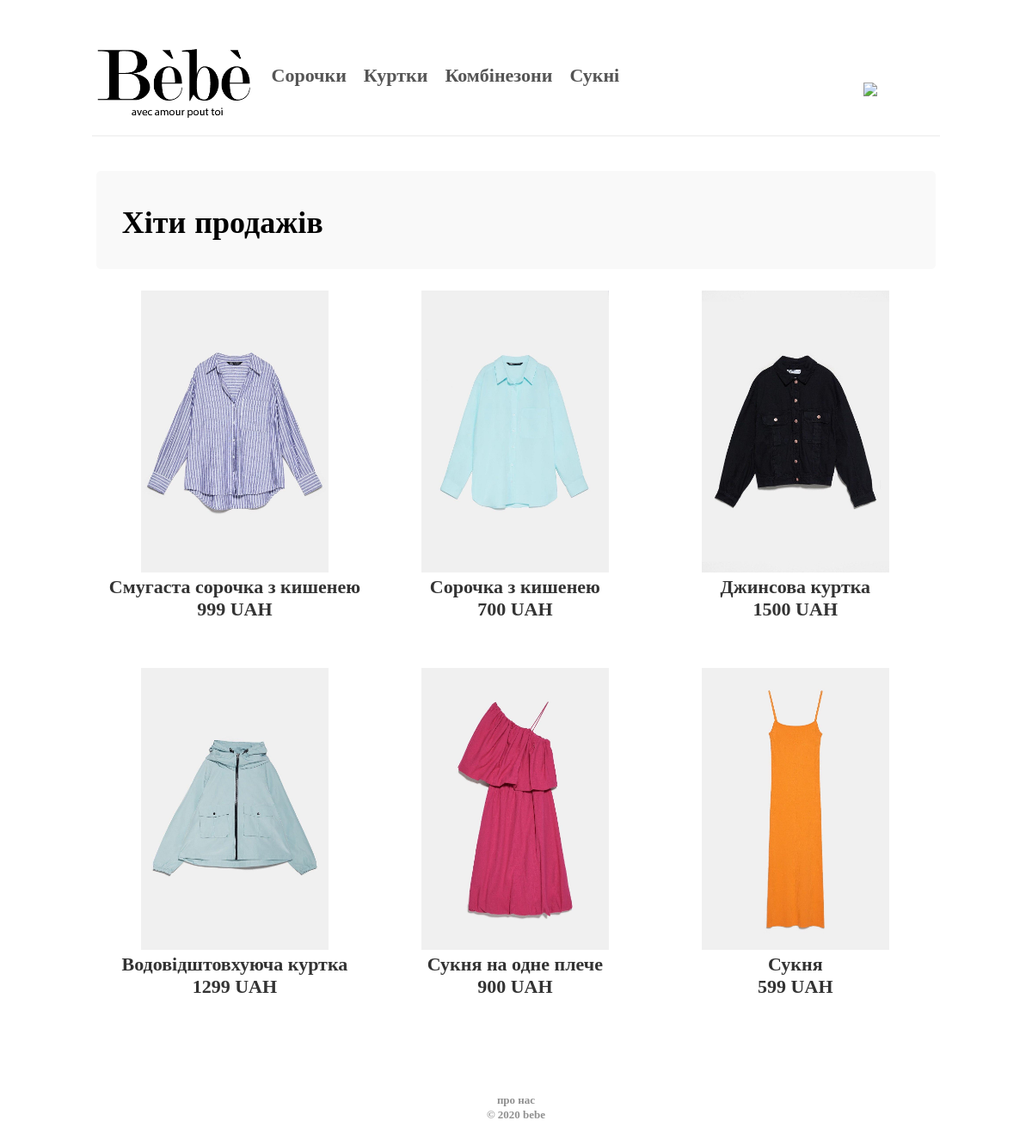
The page / on the database its author committed.
### tables this page shows
CREATE TABLE `products_categories` (
  `id` int(10) UNSIGNED NOT NULL,
  `name` varchar(1024) DEFAULT NULL,
  `url` varchar(1024) DEFAULT NULL,
  `description` varchar(1024) DEFAULT NULL
);

CREATE TABLE `products` (
  `id` int(10) UNSIGNED NOT NULL,
  `rating` int(11) DEFAULT '0',
  `hit_sales` int(11) DEFAULT '0',
  `availability` int(11) DEFAULT NULL,
  `name` varchar(1024) NOT NULL,
  `price` int(11) NOT NULL,
  `img` varchar(1024) NOT NULL,
  `description` text,
  `category` int(11) NOT NULL DEFAULT '0'
);

### index.php (the view)
<?php require "elements/db.php";?>
<!DOCTYPE html>
<html>
<head>
    <?php require_once "elements/header.php";?>
</head>
<body>
  <?php require "elements/menu.php"; ?>
<div id="rs_allpage">
        <div id="rs_body">
      <div style="display: flex; width: 100%; margin-top: 25px; text-align: left; -webkit-font-smoothing: antialiased;">
        <div style="background: #f9f9f9; border-radius: 5px; padding: 0px 30px 0px 30px; width: calc(100% - 60px);">
            <div style="font-family: 'Helvetica Neue', bold;  font-weight: bold; font-size: 36px; line-height: 42px; transform: uppercase; display: inline-block; width: 100%; z-index: 99999;">
              <p>Хіти продажів</p>
            </div>
        </div>
      </div>
  <?php
  $select = mysqli_query($connect,"SELECT * FROM products WHERE hit_sales='1' AND availability='1' ORDER BY rating DESC");
    for($i = 0;$i < mysqli_num_rows($select);$i++){
      $row = mysqli_fetch_array($select);
      echo '<a href="/product.php?id='.$row['id'].'" >
      <div class="shop-product-list-1">
        <div class="shop-product-list-in" style="text-align: center; margin-bottom: 30px;">
          <img src="/files/'.$row['img'].'" style="padding: 25px 45px 0px 45px;width: 70%;">
          <div style="text-align: center;">
            <div style="font-weight: bold; font-size: 22px; line-height: 26px; vertical-align: middle;">
              '.$row['name'].' <br> '.$row['price'].' UAH
            </div>
          </div>
        </div>
      </div></a>';
  }
  ?>
</div>
    <?php require "elements/footer.php"; ?>
</div>
</body>
</html>

### elements/header.php (shortened to what this page needs)
<link rel="stylesheet" href="/css/style.css">
<link rel="stylesheet" href="https://use.fontawesome.com/releases/v5.5.0/css/all.css">

### elements/menu.php
<div style="width: 100%; ">
      <div id="rs_allpage" style="margin-top: 0px!important; padding-top: 15px;">
      <div style="margin: 10px 10px 0px 10px; padding: 0px 5px 15px 5px; vertical-align: top; border-bottom: 2px solid #f3f3f3;" class="mobile_menu">
        <div style="width: 90%; display: inline-block; height: 40px; margin-top: 9px; text-align: left;">
              <a href="/">
                <img width="180px" src="/files/logo.png">
              </a>
<?php
  $select = mysqli_query($connect,"SELECT * FROM products_categories ORDER BY id");
  for($i = 0;$i < mysqli_num_rows($select);$i++){
    $row_menu = mysqli_fetch_array($select);
  echo '<a style="vertical-align: bottom;" href="/'.$row_menu["url"].'"><div style="font-weight: bold; font-size: 22px; line-height: 20px;margin-bottom: 5%; margin-top: 4px; margin-left: 20px; color: #555; display: inline-block; vertical-align: top;" class="menu_infotext">'.$row_menu["name"].'</div></a>';
  }
  ?>
        </div>
         <div style="width: 9%; display: inline-block; height: 40px; margin-top: 9px; text-align: left;">
          <a href="/cart.php" style="vertical-align: bottom;">
            <img src="//spheresclothing.com/core/elements/basket-icon.svg" style="width: 32px;margin-bottom: 30%; margin-left: 10px; padding-right: 15px;">
          </a>
        </div>
      </div>
  </div></div>

### elements/footer.php
<div style="padding: 80px 10px 60px 10px; border-top: 2px solid #28282812; border-top: 0px solid #28282812;">
  <div style=" vertical-align: top; text-align: center; font-weight: bold;">
    <div>
      <a href="/about.php" style="color: #909090;font-size: 13px; padding: 0px 10px; display: ;">про нас</a>
    </div>
    <div>
      <a style="color: #909090;font-size: 13px; padding: 0px 10px;">© 2020 bebe</a>
    </div>
  </div>
</div>

### css/style.css (style rules this page uses)
a { text-decoration: none; color: #333; }
.mobile_menu { display: block; }
#rs_allpage { display: table; margin: 0 auto; margin-top: 15px; }
@media only screen and (min-width: 0px) { #rs_allpage { width: 100%; font-size: 15px; } }
@media only screen and (min-width: 0px) { #rs_body { padding: 0 15px 0px 15px; vertical-align: top; } }
@media only screen and (min-width: 0px) { .shop-product-list-in { margin: 0px 5px; } }
@media only screen and (min-width: 0px) { img { max-width: 100%; } }
#rs_allpage { width: 85%; }
.shop-product-list-1 { display: inline-block; vertical-align: top; width: 33%; }
body { -webkit-font-smoothing: antialiased; }
.menu_infotext { display: none!important; }
.menu_infotext { display: inline-block!important; }

### rows shown on the page
products_categories: name "Сорочки"
products_categories: name "Куртки"
products_categories: name "Комбінезони"
products_categories: name "Сукні"
products: img (picture), name "Смугаста сорочка з кишенею", price "999"
products: img (picture), name "Сорочка з кишенею", price "700"
products: img (picture), name "Джинсова куртка", price "1500"
products: img (picture), name "Водовідштовхуюча куртка", price "1299"
products: img (picture), name "Сукня на одне плече", price "900"
products: img (picture), name "Сукня", price "599"
